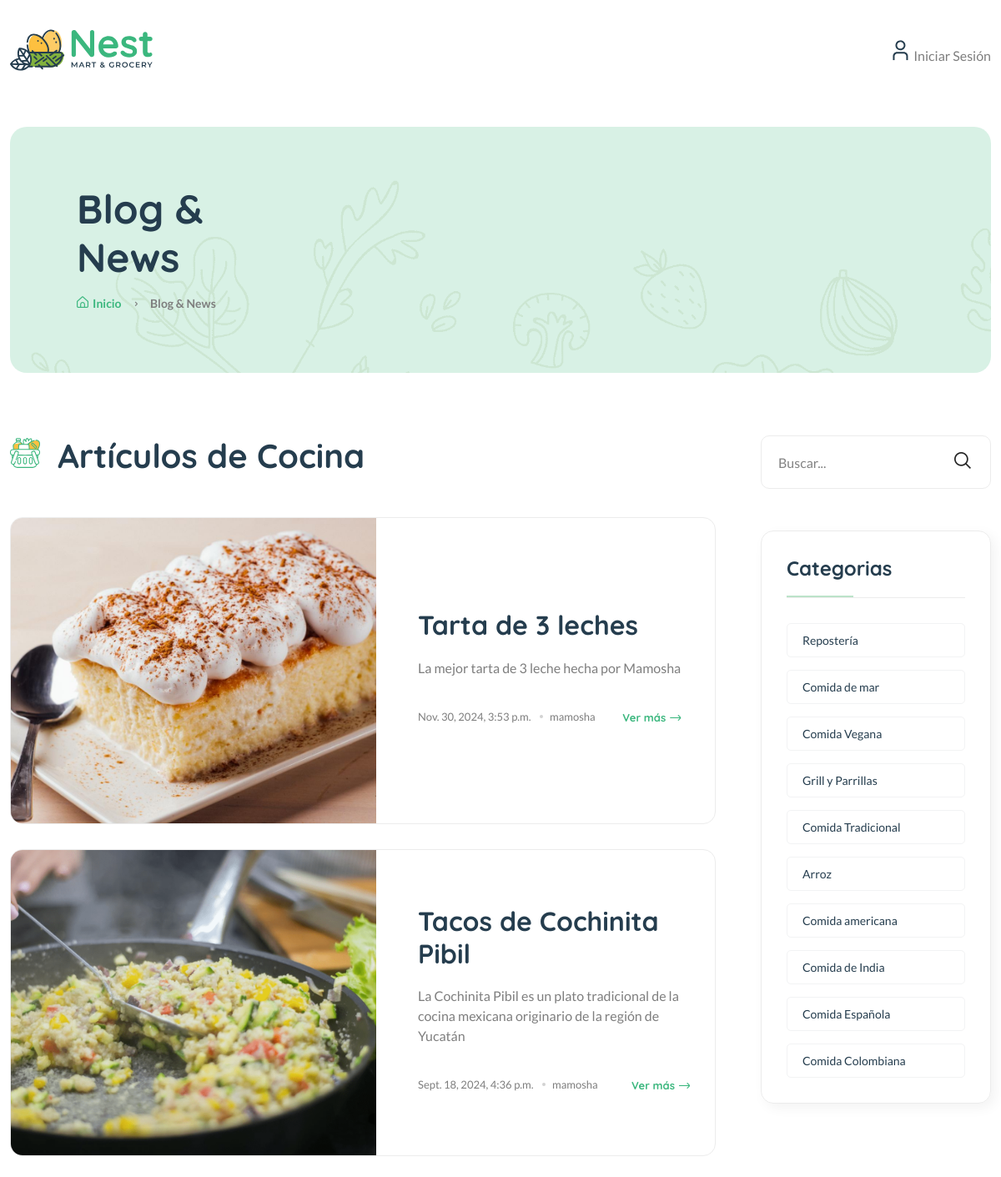
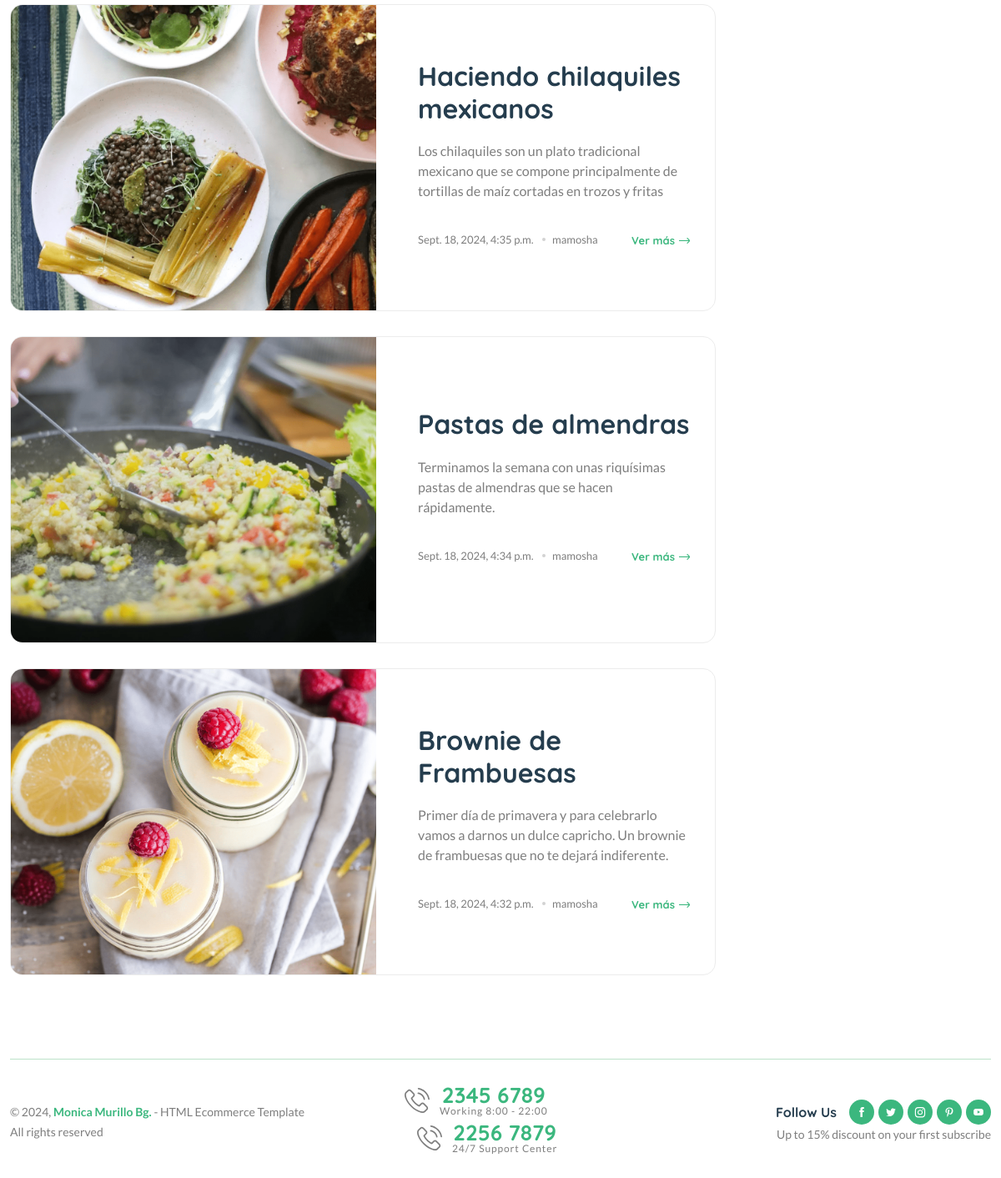
The page / on the database its author committed (2 pictures, top to bottom).
### blogs/models.py (models this page shows, shortened)
class Blog(models.Model):
    title = models.CharField(max_length=100)
    slug = models.SlugField(max_length=150, unique=True, blank=True)
    category = models.ForeignKey(Category, on_delete=models.CASCADE) # Relacion con otra tabla
    author = models.ForeignKey(User, on_delete=models.CASCADE)
    featured_image = models.ImageField(upload_to='uploads/%Y/%m/%d')
    short_description = models.TextField(max_length=500)
    blog_body = models.TextField(max_length=2000)
    status = models.TextField(max_length=20, choices=STATUS_CHOICES, default='Draft') #Publicado o modo borrador
    is_featured = models.BooleanField(default=False) #Destacado
    created_at = models.DateTimeField(auto_now_add=True)
    updated_at = models.DateTimeField(auto_now=True)

class Category(models.Model):
    category_name = models.CharField(max_length=100, unique=True)
    created_at = models.DateTimeField(auto_now_add=True)
    updated_at = models.DateTimeField(auto_now=True)
    class Meta:
        verbose_name_plural = "Categories"

### blog_enterprise/views.py (the view)
# urls.py: path('', views.home, name='home'),
def home(request):
    posts = Blog.objects.filter(is_featured=True).order_by('-created_at') # Si es false no lo devuelve
    context = {
        'posts': posts
    }
    return render(request, 'home.html', context)

### blogs/context_processors.py (called while the page is built)
def get_categories(request):
    categories = Category.objects.all()
    return dict(categories=categories)

### templates/home.html (shortened to what this page needs)
{% extends "base.html"  %}
{% load static %}
{% block content %}
    <main class="main">
        <div class="page-header mt-30 mb-75">
            <div class="container">
                <div class="archive-header">
                    <div class="row align-items-center">
                        <div class="col-xl-3">
                            <h1 class="mb-15">Blog & News</h1>
                            <div class="breadcrumb">
                                <a href="{% url 'home' %}" rel="nofollow"><i class="fi-rs-home mr-5"></i>Inicio</a>
                                <span></span> Blog & News
                            </div>
                        </div>
                    </div>
                </div>
            </div>
        </div>
        <div class="page-content mb-50">
            <div class="container">
                <div class="row">
                    <div class="col-lg-9">
                        <div class="shop-product-fillter mb-50 pr-30">
                            <div class="totall-product">
                                <h2>
                                    <img class="w-36px mr-10" src="{% static 'assets/imgs/theme/icons/category-1.svg' %}" alt="" />
                                    Artículos de Cocina
                                </h2>
                            </div>
                        </div>
                        <div class="loop-grid loop-list pr-30 mb-50">
                            {% for pos in posts %}
                            <article class="wow fadeIn animated hover-up mb-30 animated">
                                <div class="post-thumb" style="background-image: url( {{ pos.featured_image.url }})"></div>
                                <div class="entry-content-2 pl-50">
                                    <h3 class="post-title mb-20">
                                        <a href="{% url 'blogs' pos.slug  %}"> {{ pos.title }} </a>
                                    </h3>
                                    <p class="post-exerpt mb-40">{{ pos.short_description }}</p>
                                    <div class="entry-meta meta-1 font-xs color-grey mt-10 pb-10">
                                        <div>
                                            <span class="post-on"> {{ pos.created_at }} </span>
                                            <span class="hit-count has-dot"> {{ pos.author }} </span>
                                        </div>
                                        <a href="{% url 'blogs' pos.slug  %}" class="text-brand font-heading font-weight-bold"> Ver más <i class="fi-rs-arrow-right"></i></a>
                                    </div>
                                </div>
                            </article>
                            {% endfor %}
                        </div>
                    </div>
                    <div class="col-lg-3 primary-sidebar sticky-sidebar">
                        <div class="widget-area">
                            {% include 'includes/blog_search.html' %}
                            {% include 'includes/category_list.html' %}
                        </div>
                    </div>
                </div>
            </div>
        </div>
    </main>
{% endblock %}

### templates/base.html (shortened to what this page needs)
{% load static %}
<!DOCTYPE html>
<html class="no-js" lang="en">
<head>
    <link rel="stylesheet" href="{% static 'assets/css/main.css' %}" />
</head>
<body>
    <header class="header-area header-style-1 header-height-2">
        <div class="header-middle header-middle-ptb-1 d-none d-lg-block">
            <div class="container">
                <div class="header-wrap">
                    <div class="logo logo-width-1">
                        <a href="{% url 'home' %}"><img src="{% static 'assets/imgs/theme/logo.svg' %}" alt="logo" /></a>
                    </div>
                    <div class="header-right">
                        <div class="header-action-right">
                            <div class="header-action-2">
                                {% if not user.is_authenticated %}
                                <div class="header-action-icon-2">
                                    <a href="shop-compare.html">
                                        <img class="svgInject" alt="Nest" src="{% static 'assets/imgs/theme/icons/icon-user.svg' %}" />
                                    </a>
                                    <a href="{% url 'login' %}"><span class="lable ml-0">&nbsp;Iniciar Sesión</span></a>
                                </div>
                                {% endif %}
                            </div>
                        </div>
                    </div>
                </div>
            </div>
        </div>
    </header>
{% block content %}
{% endblock %}
<footer class="main">
    <div class="container pb-30">
        <div class="row align-items-center">
            <div class="col-12 mb-30">
                <div class="footer-bottom"></div>
            </div>
            <div class="col-xl-4 col-lg-6 col-md-6">
                <p class="font-sm mb-0">&copy; 2024, <strong class="text-brand">Monica Murillo Bg.</strong> - HTML Ecommerce Template <br />All rights reserved</p>
            </div>
            <div class="col-xl-4 col-lg-6 text-center d-none d-xl-block">
                <div class="hotline d-lg-inline-flex mr-30">
                    <img src="{% static 'assets/imgs/theme/icons/phone-call.svg' %}" alt="hotline" />
                    <p>2345 6789<span>Working 8:00 - 22:00</span></p>
                </div>
                <div class="hotline d-lg-inline-flex">
                    <img src="{% static 'assets/imgs/theme/icons/phone-call.svg' %}" alt="hotline" />
                    <p>2256 7879<span>24/7 Support Center</span></p>
                </div>
            </div>
            <div class="col-xl-4 col-lg-6 col-md-6 text-end d-none d-md-block">
                <div class="mobile-social-icon">
                    <h6>Follow Us</h6>
                    <a href="#"><img src="{% static 'assets/imgs/theme/icons/icon-facebook-white.svg' %}" alt="" /></a>
                    <a href="#"><img src="{% static 'assets/imgs/theme/icons/icon-twitter-white.svg' %}" alt="" /></a>
                    <a href="#"><img src="{% static 'assets/imgs/theme/icons/icon-instagram-white.svg' %}" alt="" /></a>
                    <a href="#"><img src="{% static 'assets/imgs/theme/icons/icon-pinterest-white.svg' %}" alt="" /></a>
                    <a href="#"><img src="{% static 'assets/imgs/theme/icons/icon-youtube-white.svg' %}" alt="" /></a>
                </div>
                <p class="font-sm">Up to 15% discount on your first subscribe</p>
            </div>
        </div>
    </div>
</footer>
</body>
</html>

### templates/includes/blog_search.html
<div class="sidebar-widget-2 widget_search mb-50">
    <div class="search-form">
        <form action="{% url 'search'  %}" method="GET">
            <input type="text" name="keyword" value="{{ keyword }}" placeholder="Buscar..." />
            <button type="submit"><i class="fi-rs-search"></i></button>
        </form>
    </div>
</div>

### templates/includes/category_list.html
<div class="sidebar-widget widget-category-2 mb-50">
    <h5 class="section-title style-1 mb-30">Categorias</h5>
    <ul>
        {% for cat in categories %}
        <li>
            <a href="{% url 'posts_by_category' cat.id  %}"> {{ cat.category_name }}</a>
        </li>
        {% endfor %}
    </ul>
</div>

### rows shown on the page
Blog: featured_image (picture), title "Tarta de 3 leches", short_description "La mejor tarta de 3 leche hecha por Mamosha", created_at "Nov. 30, 2024, 3:53 p.m.", author "mamosha"
Blog: featured_image (picture), title "Tacos de Cochinita Pibil", short_description "La Cochinita Pibil es un plato tradicional de la cocina mexicana originario de la región de Yucatán", created_at "Sept. 18, 2024, 4:36 p.m.", author "mamosha"
Blog: featured_image (picture), title "Haciendo chilaquiles mexicanos", short_description "Los chilaquiles son un plato tradicional mexicano que se compone principalmente de tortillas de maíz cortadas en trozos y fritas", created_at "Sept. 18, 2024, 4:35 p.m.", author "mamosha"
Blog: featured_image (picture), title "Pastas de almendras", short_description "Terminamos la semana con unas riquísimas pastas de almendras que se hacen rápidamente.", created_at "Sept. 18, 2024, 4:34 p.m.", author "mamosha"
Blog: featured_image (picture), title "Brownie de Frambuesas", short_description "Primer día de primavera y para celebrarlo vamos a darnos un dulce capricho. Un brownie de frambuesas que no te dejará indiferente.", created_at "Sept. 18, 2024, 4:32 p.m.", author "mamosha"
Category: category_name "Repostería"
Category: category_name "Comida de mar"
Category: category_name "Comida Vegana"
Category: category_name "Grill y Parrillas"
Category: category_name "Comida Tradicional"
Category: category_name "Arroz"
Category: category_name "Comida americana"
Category: category_name "Comida de India"
Category: category_name "Comida Española"
Category: category_name "Comida Colombiana"
